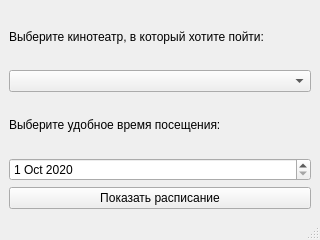
<?xml version="1.0" encoding="UTF-8"?>
<ui version="4.0">
 <class>MainWindow</class>
 <widget class="QMainWindow" name="MainWindow">
  <property name="geometry">
   <rect>
    <x>0</x>
    <y>0</y>
    <width>320</width>
    <height>240</height>
   </rect>
  </property>
  <property name="windowTitle">
   <string>Выбор кинотеатра</string>
  </property>
  <widget class="QWidget" name="centralwidget">
   <layout class="QVBoxLayout" name="verticalLayout">
    <item>
     <widget class="QLabel" name="label">
      <property name="text">
       <string>Выберите кинотеатр, в который хотите пойти:</string>
      </property>
     </widget>
    </item>
    <item>
     <widget class="QComboBox" name="cinema"/>
    </item>
    <item>
     <widget class="QLabel" name="label_2">
      <property name="text">
       <string>Выберите удобное время посещения:</string>
      </property>
     </widget>
    </item>
    <item>
     <widget class="QDateEdit" name="date">
      <property name="minimumDate">
       <date>
        <year>2020</year>
        <month>10</month>
        <day>1</day>
       </date>
      </property>
     </widget>
    </item>
    <item>
     <widget class="QPushButton" name="pushButton">
      <property name="text">
       <string>Показать расписание</string>
      </property>
     </widget>
    </item>
   </layout>
  </widget>
  <widget class="QMenuBar" name="menubar">
   <property name="geometry">
    <rect>
     <x>0</x>
     <y>0</y>
     <width>320</width>
     <height>22</height>
    </rect>
   </property>
  </widget>
  <widget class="QStatusBar" name="statusbar"/>
 </widget>
 <resources/>
 <connections/>
</ui>
